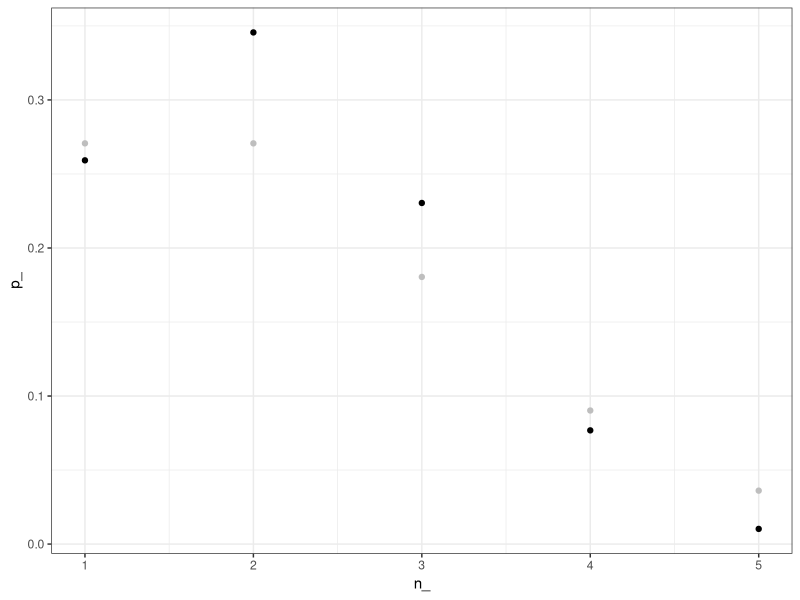
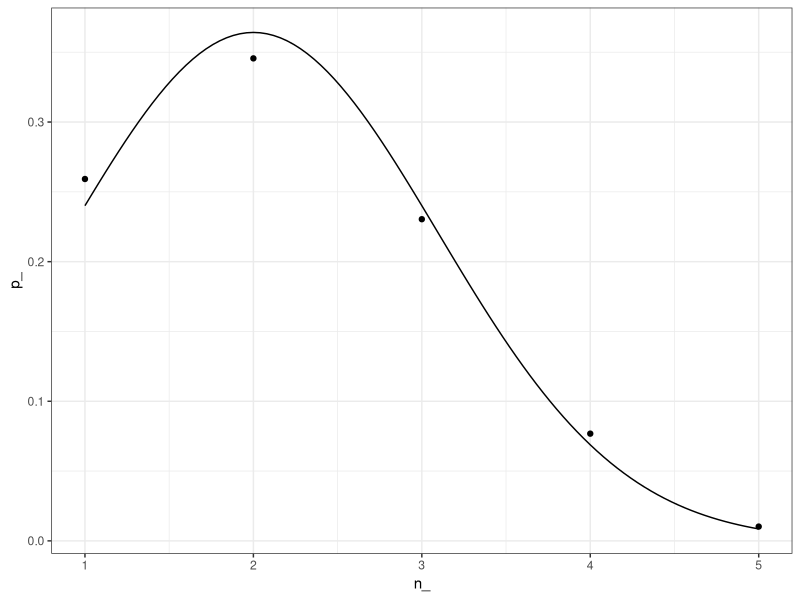

The R script that drew these images, in order:
library(tidyverse)
theme_set(theme_bw())

n = 5
p = .4
lambda = n * p

tibble(n_ = 1:n,
       p_ = dbinom(n_, n, p),
       p_pois = dpois(n_, lambda)) %>% 
  ggplot(aes(x = n_)) +
  geom_point(aes(y = p_)) +
  geom_point(aes(y = p_pois), color = "gray")
  # stat_function(geom = "point",
  #               color = "gray",
  #               fun = dpois, 
  #               args = list(lambda = lambda))


tibble(n_ = 1:n,
       p_ = dbinom(n_, n, p)) %>% 
  ggplot(aes(n_, p_)) +
  geom_point() +
  geom_function(fun = dnorm, 
                args = list(mean = n*p, 
                            sd = sqrt(n * p * (1 - p))))
